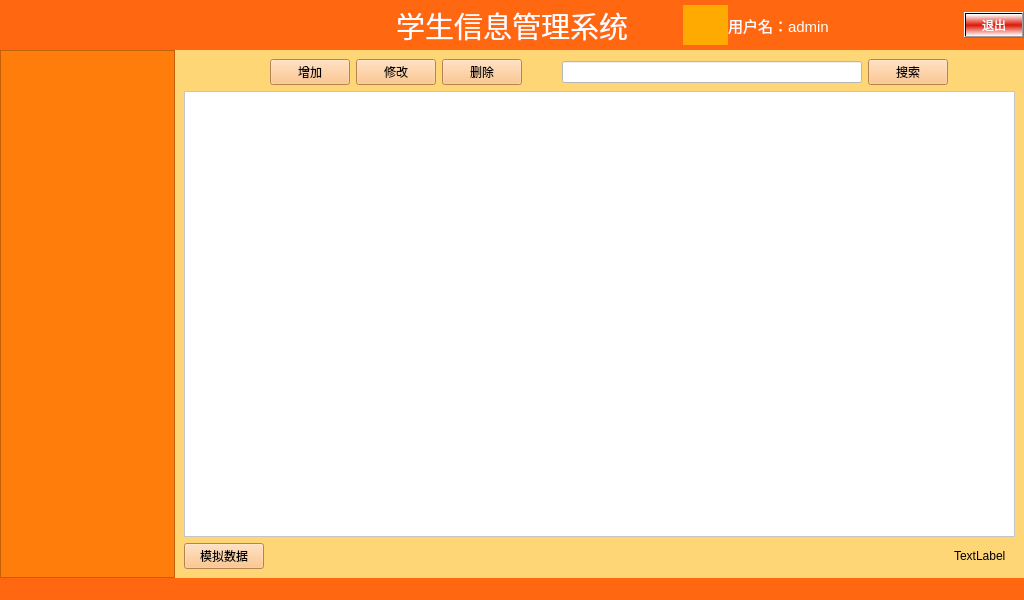
<?xml version="1.0" encoding="UTF-8"?>
<ui version="4.0">
 <class>MainWindow</class>
 <widget class="QMainWindow" name="MainWindow">
  <property name="geometry">
   <rect>
    <x>0</x>
    <y>0</y>
    <width>1024</width>
    <height>600</height>
   </rect>
  </property>
  <property name="windowTitle">
   <string>学生管理系统</string>
  </property>
  <property name="toolTip">
   <string>学生管理系统</string>
  </property>
  <property name="styleSheet">
   <string notr="true">background-color: rgb(255, 104, 16);</string>
  </property>
  <widget class="QWidget" name="centralwidget">
   <property name="styleSheet">
    <string notr="true">background-color: rgb(1, 145, 255);</string>
   </property>
   <layout class="QGridLayout" name="gridLayout_3">
    <property name="leftMargin">
     <number>0</number>
    </property>
    <property name="topMargin">
     <number>0</number>
    </property>
    <property name="rightMargin">
     <number>0</number>
    </property>
    <property name="bottomMargin">
     <number>0</number>
    </property>
    <property name="spacing">
     <number>0</number>
    </property>
    <item row="1" column="0">
     <widget class="QTreeWidget" name="treeWidget">
      <property name="sizePolicy">
       <sizepolicy hsizetype="Expanding" vsizetype="Expanding">
        <horstretch>2</horstretch>
        <verstretch>0</verstretch>
       </sizepolicy>
      </property>
      <property name="minimumSize">
       <size>
        <width>175</width>
        <height>0</height>
       </size>
      </property>
      <property name="maximumSize">
       <size>
        <width>175</width>
        <height>16777215</height>
       </size>
      </property>
      <property name="font">
       <font>
        <family>宋体</family>
        <pointsize>12</pointsize>
       </font>
      </property>
      <property name="styleSheet">
       <string notr="true">color: rgb(255, 255, 255);
background-color: rgb(255, 125, 11);
</string>
      </property>
      <property name="headerHidden">
       <bool>true</bool>
      </property>
      <column>
       <property name="text">
        <string notr="true">1</string>
       </property>
      </column>
     </widget>
    </item>
    <item row="0" column="0" colspan="2">
     <widget class="QWidget" name="bg_title" native="true">
      <property name="minimumSize">
       <size>
        <width>0</width>
        <height>50</height>
       </size>
      </property>
      <property name="maximumSize">
       <size>
        <width>16777215</width>
        <height>50</height>
       </size>
      </property>
      <property name="styleSheet">
       <string notr="true">background-color: rgb(255, 104, 16);
</string>
      </property>
      <layout class="QGridLayout" name="gridLayout_2" columnstretch="1,1,1">
       <property name="leftMargin">
        <number>0</number>
       </property>
       <property name="topMargin">
        <number>0</number>
       </property>
       <property name="rightMargin">
        <number>0</number>
       </property>
       <property name="bottomMargin">
        <number>0</number>
       </property>
       <property name="spacing">
        <number>0</number>
       </property>
       <item row="0" column="0">
        <spacer name="horizontalSpacer">
         <property name="orientation">
          <enum>Qt::Horizontal</enum>
         </property>
         <property name="sizeHint" stdset="0">
          <size>
           <width>253</width>
           <height>20</height>
          </size>
         </property>
        </spacer>
       </item>
       <item row="0" column="1">
        <widget class="QLabel" name="label">
         <property name="font">
          <font>
           <pointsize>22</pointsize>
          </font>
         </property>
         <property name="styleSheet">
          <string notr="true">color: rgb(255, 255, 255);</string>
         </property>
         <property name="text">
          <string>学生信息管理系统</string>
         </property>
         <property name="alignment">
          <set>Qt::AlignCenter</set>
         </property>
        </widget>
       </item>
       <item row="0" column="2">
        <widget class="QWidget" name="widget_2" native="true">
         <property name="maximumSize">
          <size>
           <width>16777215</width>
           <height>16777215</height>
          </size>
         </property>
         <layout class="QGridLayout" name="gridLayout">
          <property name="leftMargin">
           <number>0</number>
          </property>
          <property name="topMargin">
           <number>0</number>
          </property>
          <property name="rightMargin">
           <number>0</number>
          </property>
          <property name="bottomMargin">
           <number>0</number>
          </property>
          <property name="spacing">
           <number>0</number>
          </property>
          <item row="0" column="0">
           <widget class="QLabel" name="label_2">
            <property name="minimumSize">
             <size>
              <width>40</width>
              <height>40</height>
             </size>
            </property>
            <property name="maximumSize">
             <size>
              <width>45</width>
              <height>45</height>
             </size>
            </property>
            <property name="styleSheet">
             <string notr="true">border-image: url(:/user.jpg);
background-color: rgb(255, 170, 0);</string>
            </property>
            <property name="text">
             <string/>
            </property>
           </widget>
          </item>
          <item row="0" column="1">
           <widget class="QLabel" name="lb_username">
            <property name="font">
             <font>
              <pointsize>11</pointsize>
             </font>
            </property>
            <property name="styleSheet">
             <string notr="true">color: rgb(255, 255, 255);</string>
            </property>
            <property name="text">
             <string>用户名：admin</string>
            </property>
           </widget>
          </item>
          <item row="0" column="2">
           <widget class="QPushButton" name="btn_exit">
            <property name="maximumSize">
             <size>
              <width>60</width>
              <height>16777215</height>
             </size>
            </property>
            <property name="styleSheet">
             <string notr="true">background-color: qlineargradient(spread:reflect, x1:0.500318, y1:0.505909, x2:0.506, y2:1, stop:0 rgba(221, 23, 5, 255), stop:1 rgba(255, 255, 255, 255));
color: rgb(255, 255, 255);</string>
            </property>
            <property name="text">
             <string>退出</string>
            </property>
           </widget>
          </item>
         </layout>
        </widget>
       </item>
      </layout>
     </widget>
    </item>
    <item row="1" column="1">
     <widget class="QStackedWidget" name="stackedWidget">
      <property name="styleSheet">
       <string notr="true">
background-color: rgb(255, 214, 117);</string>
      </property>
      <property name="currentIndex">
       <number>1</number>
      </property>
      <widget class="QWidget" name="page">
       <layout class="QGridLayout" name="gridLayout_4">
        <item row="1" column="0" colspan="14">
         <widget class="QTableWidget" name="tableWidget">
          <property name="styleSheet">
           <string notr="true">background-color: rgb(255, 255, 255);</string>
          </property>
          <attribute name="horizontalHeaderShowSortIndicator" stdset="0">
           <bool>false</bool>
          </attribute>
          <attribute name="horizontalHeaderStretchLastSection">
           <bool>true</bool>
          </attribute>
          <attribute name="verticalHeaderVisible">
           <bool>true</bool>
          </attribute>
          <row/>
         </widget>
        </item>
        <item row="2" column="0">
         <widget class="QPushButton" name="btn_simulation">
          <property name="styleSheet">
           <string notr="true">background-color: rgb(255, 184, 112);</string>
          </property>
          <property name="text">
           <string>模拟数据</string>
          </property>
         </widget>
        </item>
        <item row="2" column="1">
         <widget class="QPushButton" name="btn_clear">
          <property name="styleSheet">
           <string notr="true">background-color: rgb(255, 184, 112);</string>
          </property>
          <property name="text">
           <string>清空</string>
          </property>
         </widget>
        </item>
        <item row="2" column="12">
         <widget class="QLabel" name="lb_cnt">
          <property name="text">
           <string>TextLabel</string>
          </property>
         </widget>
        </item>
        <item row="0" column="10">
         <widget class="QLineEdit" name="le_search">
          <property name="minimumSize">
           <size>
            <width>250</width>
            <height>0</height>
           </size>
          </property>
          <property name="maximumSize">
           <size>
            <width>300</width>
            <height>16777215</height>
           </size>
          </property>
          <property name="styleSheet">
           <string notr="true">background-color: rgb(255, 255, 255);</string>
          </property>
         </widget>
        </item>
        <item row="0" column="11">
         <widget class="QPushButton" name="btn_search">
          <property name="styleSheet">
           <string notr="true">background-color: rgb(255, 184, 112);</string>
          </property>
          <property name="text">
           <string>搜索</string>
          </property>
         </widget>
        </item>
        <item row="0" column="3">
         <widget class="QPushButton" name="btn_del">
          <property name="styleSheet">
           <string notr="true">background-color: rgb(255, 184, 112);</string>
          </property>
          <property name="text">
           <string>删除</string>
          </property>
         </widget>
        </item>
        <item row="0" column="2">
         <widget class="QPushButton" name="btn_update">
          <property name="styleSheet">
           <string notr="true">background-color: rgb(255, 184, 112);</string>
          </property>
          <property name="text">
           <string>修改</string>
          </property>
         </widget>
        </item>
        <item row="0" column="1">
         <widget class="QPushButton" name="btn_add">
          <property name="styleSheet">
           <string notr="true">background-color: rgb(255, 184, 112);</string>
          </property>
          <property name="text">
           <string>增加</string>
          </property>
         </widget>
        </item>
       </layout>
      </widget>
      <widget class="QWidget" name="page_2">
       <layout class="QGridLayout" name="gridLayout_5">
        <item row="2" column="0">
         <widget class="QPushButton" name="btn_simulation2">
          <property name="styleSheet">
           <string notr="true">background-color: rgb(255, 184, 112);</string>
          </property>
          <property name="text">
           <string>模拟数据</string>
          </property>
         </widget>
        </item>
        <item row="1" column="0" colspan="12">
         <widget class="QTableWidget" name="tableWidget_2">
          <property name="styleSheet">
           <string notr="true">background-color: rgb(255, 255, 255);</string>
          </property>
          <attribute name="horizontalHeaderStretchLastSection">
           <bool>true</bool>
          </attribute>
          <attribute name="verticalHeaderVisible">
           <bool>true</bool>
          </attribute>
         </widget>
        </item>
        <item row="0" column="8">
         <widget class="QLineEdit" name="le_search2">
          <property name="minimumSize">
           <size>
            <width>250</width>
            <height>0</height>
           </size>
          </property>
          <property name="maximumSize">
           <size>
            <width>300</width>
            <height>16777215</height>
           </size>
          </property>
          <property name="styleSheet">
           <string notr="true">background-color: rgb(255, 255, 255);</string>
          </property>
         </widget>
        </item>
        <item row="0" column="9">
         <widget class="QPushButton" name="btn_search2">
          <property name="styleSheet">
           <string notr="true">background-color: rgb(255, 184, 112);</string>
          </property>
          <property name="text">
           <string>搜索</string>
          </property>
         </widget>
        </item>
        <item row="2" column="10">
         <widget class="QLabel" name="lb_cnt2">
          <property name="text">
           <string>TextLabel</string>
          </property>
         </widget>
        </item>
        <item row="0" column="3">
         <widget class="QPushButton" name="btn_del2">
          <property name="styleSheet">
           <string notr="true">background-color: rgb(255, 184, 112);</string>
          </property>
          <property name="text">
           <string>删除</string>
          </property>
         </widget>
        </item>
        <item row="0" column="2">
         <widget class="QPushButton" name="btn_update2">
          <property name="styleSheet">
           <string notr="true">background-color: rgb(255, 184, 112);</string>
          </property>
          <property name="text">
           <string>修改</string>
          </property>
         </widget>
        </item>
        <item row="0" column="1">
         <widget class="QPushButton" name="btn_add2">
          <property name="styleSheet">
           <string notr="true">
background-color: rgb(255, 184, 112);</string>
          </property>
          <property name="text">
           <string>增加</string>
          </property>
         </widget>
        </item>
       </layout>
      </widget>
     </widget>
    </item>
   </layout>
  </widget>
  <widget class="QMenuBar" name="menubar">
   <property name="geometry">
    <rect>
     <x>0</x>
     <y>0</y>
     <width>1024</width>
     <height>17</height>
    </rect>
   </property>
  </widget>
  <widget class="QStatusBar" name="statusbar"/>
 </widget>
 <resources/>
 <connections/>
</ui>
